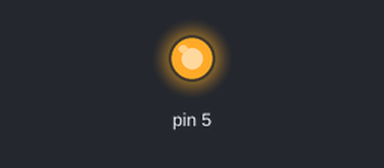
The sketch below on a simulated Arduino Uno, built with avr-gcc and run on an emulated ATmega328P. Parts: output pins drawn as LEDs (lit = HIGH).

Above: at 0.5 s.
At 6.0 s:
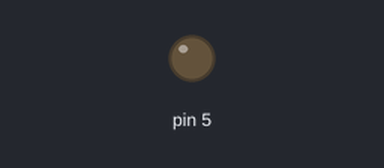
Timing chart, 0 to 9.1 s (numbered marks = the images above):
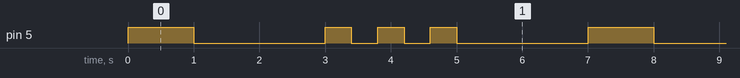

Measured:
- by itself, pin 5: repeats every 7.0 s: LOW 2.0 s, 2 × (HIGH 0.40 s, LOW 0.40 s), HIGH 0.40 s, LOW 2.0 s, HIGH 1.0 s
- by itself, everything shown: repeats every 7.0 s, in 8 steps

The sketch:

doctor.ino.ino
```cpp
void setup() {
  // put your setup code here, to run once:
  pinMode(5, OUTPUT);
}

void flash(int pin, int millisOn, int millisOff) {
  digitalWrite(pin, HIGH);
  delay(millisOn);
  digitalWrite(pin, LOW);
  delay(millisOff);
}

void loop() {
  // put your main code here, to run repeatedly:
  flash(5, 1000, 2000);
  flash(5, 400, 400);
  flash(5, 400, 400);
  flash(5, 400, 2000);
}
```
